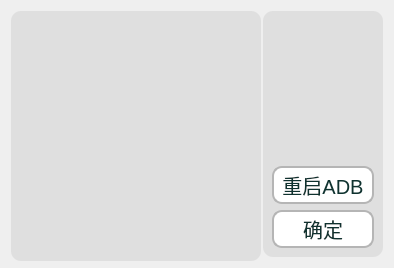
<?xml version="1.0" encoding="UTF-8"?>
<ui version="4.0">
 <class>SerialChoose</class>
 <widget class="QDialog" name="SerialChoose">
  <property name="geometry">
   <rect>
    <x>0</x>
    <y>0</y>
    <width>394</width>
    <height>268</height>
   </rect>
  </property>
  <property name="minimumSize">
   <size>
    <width>394</width>
    <height>268</height>
   </size>
  </property>
  <property name="maximumSize">
   <size>
    <width>522</width>
    <height>573</height>
   </size>
  </property>
  <property name="windowTitle">
   <string>串口列表</string>
  </property>
  <property name="styleSheet">
   <string notr="true">font-family:&quot;Consolas&quot;,&quot;黑体&quot;;
font-size:15pt;

</string>
  </property>
  <layout class="QHBoxLayout" name="horizontalLayout">
   <item>
    <widget class="QListWidget" name="serial_listWidget">
     <property name="minimumSize">
      <size>
       <width>250</width>
       <height>250</height>
      </size>
     </property>
     <property name="maximumSize">
      <size>
       <width>16777215</width>
       <height>16777215</height>
      </size>
     </property>
     <property name="styleSheet">
      <string notr="true">QWidget {
                background-color: #dfdfdf;  /* 背景颜色 */
				border-radius:10px;
            }
QLabel{color:#0f322f;}</string>
     </property>
    </widget>
   </item>
   <item>
    <widget class="QWidget" name="widget_2" native="true">
     <property name="minimumSize">
      <size>
       <width>120</width>
       <height>0</height>
      </size>
     </property>
     <property name="maximumSize">
      <size>
       <width>120</width>
       <height>16777215</height>
      </size>
     </property>
     <property name="styleSheet">
      <string notr="true">QWidget {
                background-color: #dfdfdf;  /* 背景颜色 */
				border-radius:10px;
            }
QLabel{color:#0f322f;}</string>
     </property>
     <layout class="QVBoxLayout" name="verticalLayout">
      <item>
       <spacer name="verticalSpacer">
        <property name="orientation">
         <enum>Qt::Orientation::Vertical</enum>
        </property>
        <property name="sizeHint" stdset="0">
         <size>
          <width>20</width>
          <height>40</height>
         </size>
        </property>
       </spacer>
      </item>
      <item alignment="Qt::AlignmentFlag::AlignBottom">
       <widget class="QPushButton" name="kill_and_restart_adb">
        <property name="toolTip">
         <string>当串口列表为空的时候使用</string>
        </property>
        <property name="styleSheet">
         <string notr="true">QPushButton{
border: 2px solid #b5b5b5;  /* 2px宽的深灰色实线边框 */
background-color: rgb(255, 255, 255);
border-radius:10px;
outline:none;
color:#0f322f;
padding-top:2px;
padding-bottom:2px;
}
QPushButton::hover {
border: 2px solid #39C5BB;  /* 2px宽的深灰色实线边框 */
background-color: rgb(255, 255, 255);
border-radius:10px;
outline:none;
padding-top:2px;
color:#39C5BB;
padding-bottom:2px;
}</string>
        </property>
        <property name="text">
         <string>重启ADB</string>
        </property>
       </widget>
      </item>
      <item alignment="Qt::AlignmentFlag::AlignBottom">
       <widget class="QPushButton" name="ok">
        <property name="styleSheet">
         <string notr="true">QPushButton{
border: 2px solid #b5b5b5;  /* 2px宽的深灰色实线边框 */
background-color: rgb(255, 255, 255);
border-radius:10px;
outline:none;
color:#0f322f;
padding-top:2px;
padding-bottom:2px;
}
QPushButton::hover {
border: 2px solid #39C5BB;  /* 2px宽的深灰色实线边框 */
background-color: rgb(255, 255, 255);
border-radius:10px;
outline:none;
padding-top:2px;
color:#39C5BB;
padding-bottom:2px;
}</string>
        </property>
        <property name="text">
         <string>确定</string>
        </property>
       </widget>
      </item>
     </layout>
    </widget>
   </item>
  </layout>
 </widget>
 <resources/>
 <connections/>
</ui>
